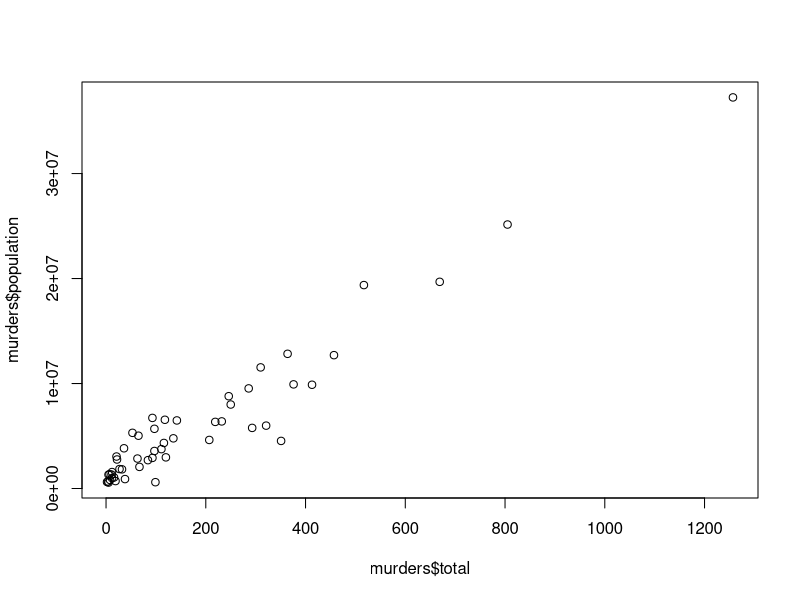
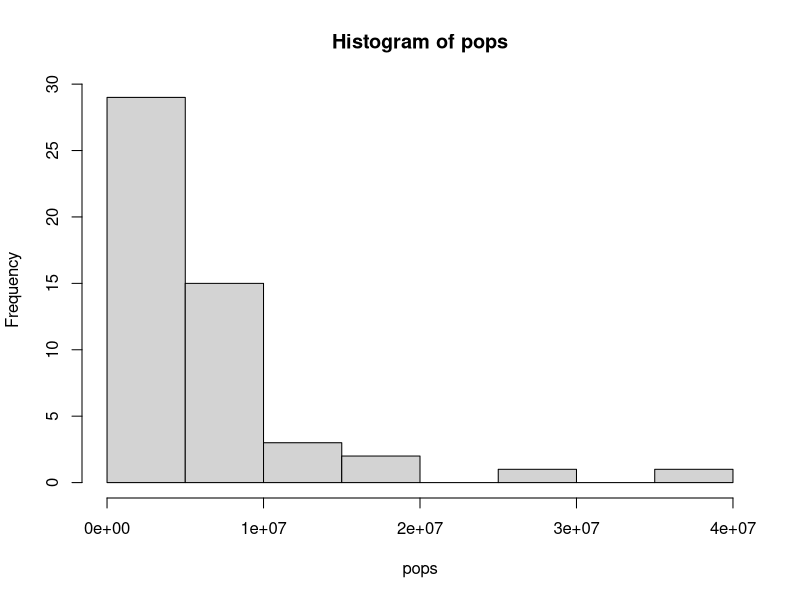
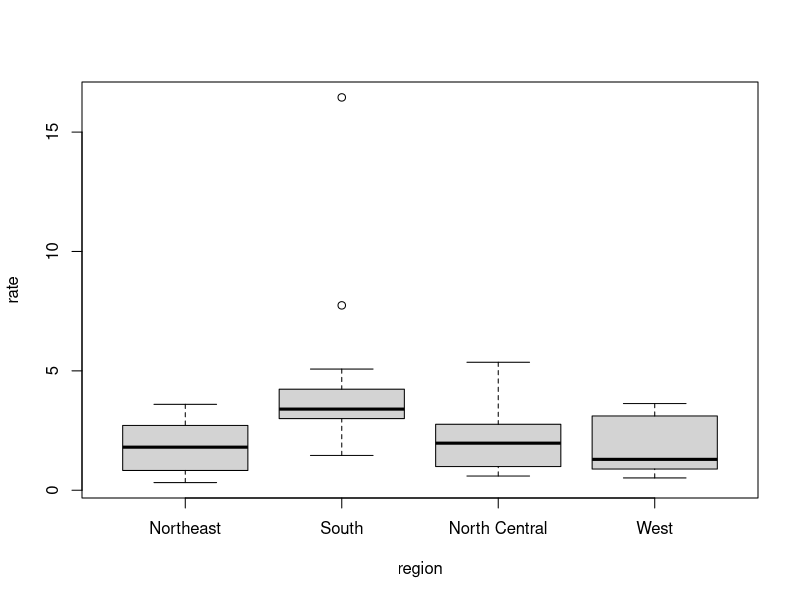

The R source for these figures, in order:
# Explore the murders dataset in dslabs package

# Load the "murders" dataset from dslabs package
library(dslabs)
data(murders)

# murders # display the entire dataset in table-form
paste("The murders dataset is of the class", class(murders), "with the following structure.")

# Display its strucutre
str(murders)

# Show the first 6 entries of this dataset
head(murders)

# Print the regions class
regions = murders$region 
class(regions) # FACTOR -- used to store categorical data

# Sort the total murders in ascending order
totals = murders$total
print("Total murders")
totals
print("Sorted murders")
sort(totals)

# Display the state names according to their total murders in ascending order
orders = order(totals) # returns the multivalued index vector required to sort the integers
states = murders$state[orders] # access the state column in murders, and index them as per their total murders order. Also: VECTORS CAN BE INDEXED WITH LOGICALS!
print("States from lowest murder rate till highest")
print(states)

# Create a sub-table (data-frame) from the murders table with state names and their total murders in ascending order
sub_murders = data.frame(state_name = states, total_murders = totals[orders])
head(sub_murders) # display the first 6 entries
tail(sub_murders) # display the last 6 entries

# ANALYSIS BEGINS HERE
# MURDER RATE: Number of murders per capita, that is per 100000 people of population
pops = murders$population
murder_rate = (totals / pops) * 100000
print("State names are per their murder rates in descending order")
states = murders$state
states[order(murder_rate, decreasing=TRUE)] # print the state names in the order of their murder rates in decreasing order

# Print those states whose murder rates are less than 1
test_cond = murder_rate < 1
print("States with low murder rates")
states [test_cond]

# Find the indices of Nevada, Maine and Kansas using match(...), and then find their murder rates
reqd_states = c("Nevada", "Maine", "Kansas")
ind = match(reqd_states, states) # returns the indices of the first parameter present in the second parameter
data.frame(state = reqd_states, "murder rate" = murder_rate[ind])

# Check if Vermont, California and Dakota are present in the state attributes, using %in%
reqd_states = c("Vermont", "California", "Dakota")
ind = reqd_states %in% states
paste("Present for", reqd_states[ind])
paste("Absent for", reqd_states[!ind])

# Data-wrangling -- will need dplyr package for that
library(dplyr) # NOTE: Be sure to install this package via install.packages("dplyr") from the console

# Add the murder_rate column to the murders dataset using dplyr's mutate
murders = mutate(murders, rate = murder_rate)

# Select those tuples from the new murders dataset that have a murder rate less than or equal to 0.75, using dplyr's filter
filter(murders, rate <= 0.75)

# Make a new table from murders dataset with state, population and rate columns, using dplyr's select
new_table = select(murders, state, population, rate)
head(new_table)

# From the murders dataset, select state, population and total, and print the tuples with rate <= 0.71, in one line 
murders %>% select(state, population, rate) %>% filter(rate <= 0.71)


# Graphs
# Plot a graph between the population and their murder rates
plot (murders$total, murders$population)
# Plot a histogram showing frequencies of different populations
hist (pops)
# Plot a boxplot showing for the regions in the dataset and their murder rates
boxplot (rate~region, data = murders)
